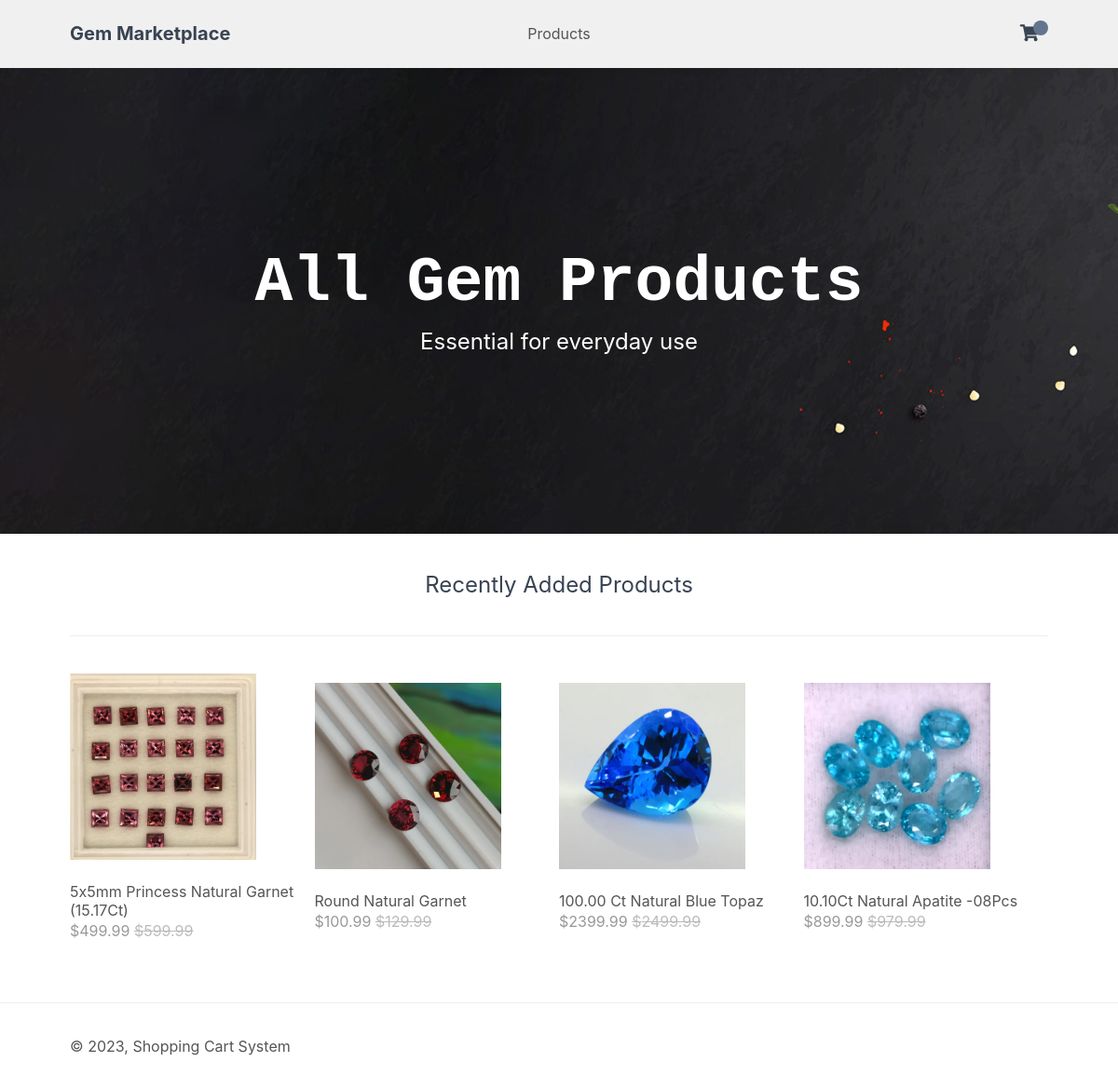
The page /cart/index.php (signed in) on the database its author committed.
### tables this page shows
CREATE TABLE `products` (
  `id` int(11) NOT NULL,
  `name` varchar(200) NOT NULL,
  `desc` text NOT NULL,
  `price` decimal(7,2) NOT NULL,
  `rrp` decimal(7,2) NOT NULL DEFAULT '0.00',
  `quantity` int(11) NOT NULL,
  `img` text NOT NULL,
  `date_added` datetime NOT NULL DEFAULT CURRENT_TIMESTAMP
);

### www/cart/index.php (called while the page is built, shortened)
<?php
include 'functions.php';
$page = isset($_GET['page']) && file_exists($_GET['page'] . '.php') ? $_GET['page'] : 'home';
include $page . '.php';
?>

### www/cart/home.php (the view, shortened to what this page needs)
<?php
$mysqli = new mysqli('db', 'gem', 'gem', 'gemshop');
$query = "SELECT * FROM products ORDER BY date_added DESC LIMIT 4";
$result = $mysqli->query($query);
if ($result) {
    $recently_added_products = $result->fetch_all(MYSQLI_ASSOC);
} else {
    echo "Error: " . $mysqli->error;
}
?>
<?=template_header('Home')?>
<div class="featured">
    <h2>All Gem Products</h2>
    <p>Essential for everyday use</p>
</div>
<div class="recentlyadded content-wrapper">
    <h2>Recently Added Products</h2>
    <div class="products">
        <?php foreach ($recently_added_products as $product): ?>
        <a href="index.php?page=product&id=<?=$product['id']?>" class="product">
            <img src="imgs/<?=$product['img']?>" width="200" height="200" alt="<?=$product['name']?>">
            <span class="name"><?=$product['name']?></span>
            <span class="price">
                &dollar;<?=$product['price']?>
                <?php if ($product['rrp'] > 0): ?>
                <span class="rrp">&dollar;<?=$product['rrp']?></span>
                <?php endif; ?>
            </span>
        </a>
        <?php endforeach; ?>
    </div>
</div>
<?=template_footer()?>

### www/cart/functions.php
<?php
function template_header($title) {
echo <<<EOT
<!DOCTYPE html>
<html>
	<head>
		<meta charset="utf-8">
		<title>$title</title>
		<link href="style.css" rel="stylesheet" type="text/css">
		<link rel="stylesheet" href="https://use.fontawesome.com/releases/v5.7.1/css/all.css">
        <style>
			.header {
				background-color: #f0f0f0;
			}
		</style>
	</head>
	<body>
        <header class="header">
            <div class="content-wrapper">
                <h1>Gem Marketplace</h1>
                <nav>
                    <a href="index.php?page=products">Products</a>
                </nav>
                <div class="link-icons">
                    <a href="index.php?page=cart">
						<i class="fas fa-shopping-cart"></i>
                        <span>$num_items_in_cart</span>
					</a>
                </div>
            </div>
        </header>
        <main>
EOT;
}
function template_footer() {
$year = date('Y');
echo <<<EOT
        </main>
        <footer>
            <div class="content-wrapper">
                <p>&copy; $year, Shopping Cart System</p>
            </div>
        </footer>
        <style>
            .footer {
                background-color: #f0f0f0; /* Replace with your desired background color */
            }
        </style>
    </body>
</html>
EOT;
}
?>

### www/cart/style.css (style rules this page uses)
* { box-sizing: border-box; font-family: -apple-system, BlinkMacSystemFont, "segoe ui", roboto, oxygen, ubuntu, cantarell, "fira sans", "droid sans", "helvetica neue", Arial, sans-serif; font-size: 16px; -webkit-font-smoothing: antialiased; -moz-osx-font-smoothing: grayscale; }
html { height: 100%; }
body { position: relative; min-height: 100%; color: #555555; background-color: #FFFFFF; margin: 0; padding-bottom: 100px; }
h1, h2, h3, h4, h5 { color: #394352; }
.content-wrapper { width: 1050px; margin: 0 auto; }
header { border-bottom: 1px solid #EEEEEE; }
header .content-wrapper { display: flex; }
header h1 { display: flex; flex-grow: 1; flex-basis: 0; font-size: 20px; margin: 0; padding: 24px 0; }
header nav { display: flex; flex-grow: 1; flex-basis: 0; justify-content: center; align-items: center; }
header nav a { text-decoration: none; color: #555555; padding: 10px 10px; margin: 0 10px; }
header .link-icons { display: flex; flex-grow: 1; flex-basis: 0; justify-content: flex-end; align-items: center; position: relative; }
header .link-icons a { text-decoration: none; color: #394352; padding: 0 10px; }
header .link-icons a i { font-size: 18px; }
header .link-icons a span { display: inline-block; text-align: center; background-color: #63748e; border-radius: 50%; color: #FFFFFF; font-size: 12px; line-height: 16px; width: 16px; height: 16px; font-weight: bold; position: absolute; top: 22px; right: 0; }
main .featured { display: flex; flex-direction: column; background-image: url(imgs/featured-image-1.jpg); background-repeat: no-repeat; background-size: cover; height: 500px; align-items: center; justify-content: center; text-align: center; }
main .featured h2 { display: inline-block; margin: 0; width: 1050px; font-family: Rockwell, Courier Bold, Courier, Georgia, Times, Times New Roman, serif; font-size: 68px; color: #FFFFFF; padding-bottom: 10px; }
main .featured p { display: inline-block; margin: 0; width: 1050px; font-size: 24px; color: #FFFFFF; }
main .recentlyadded h2 { display: block; font-weight: normal; margin: 0; padding: 40px 0; font-size: 24px; text-align: center; width: 100%; border-bottom: 1px solid #EEEEEE; }
main .recentlyadded .products, main .products .products-wrapper { display: flex; flex-wrap: wrap; align-items: center; justify-content: space-between; padding: 40px 0 0 0; }
main .recentlyadded .products .product, main .products .products-wrapper .product { display: block; overflow: hidden; text-decoration: none; width: 25%; padding-bottom: 60px; }
main .recentlyadded .products .product img, main .products .products-wrapper .product img { transform: scale(1); transition: transform 1s; }
main .recentlyadded .products .product .name, main .products .products-wrapper .product .name { display: block; color: #555555; padding: 20px 0 2px 0; }
main .recentlyadded .products .product .price, main .products .products-wrapper .product .price { display: block; color: #999999; }
main .recentlyadded .products .product .rrp, main .products .products-wrapper .product .rrp { color: #BBBBBB; text-decoration: line-through; }
footer { position: absolute; bottom: 0; border-top: 1px solid #EEEEEE; padding: 20px 0; width: 100%; }

### www/cart/functions.php (style rules this page uses)
.header { background-color: #f0f0f0; }

### rows shown on the page
products: img+name (picture), name "5x5mm Princess Natural Garnet (15.17Ct)", price "499.99", rrp "599.99"
products: img (picture), name "Round Natural Garnet", price "100.99", rrp "129.99"
products: img (picture), name "100.00 Ct Natural Blue Topaz", price "2399.99", rrp "2499.99"
products: img+name (picture), name "10.10Ct Natural Apatite -08Pcs", price "899.99", rrp "979.99"
